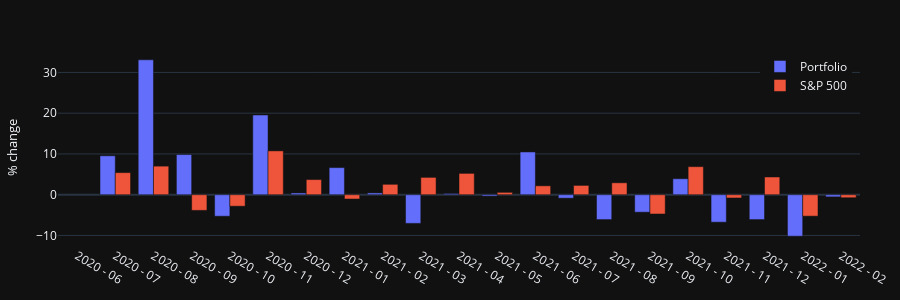

Here is the notebook cell this chart was saved with:
### Code cell
fig_growth2 = go.Figure()
fig_growth2.layout.template = CHART_THEME
fig_growth2.add_trace(go.Bar(
    x=plotlydf_growth_compare.timeperiod,
    y=plotlydf_growth_compare.ptf_growth.round(2),
    name='Portfolio'
))
fig_growth2.add_trace(go.Bar(
    x=plotlydf_growth_compare.timeperiod,
    y=plotlydf_growth_compare.sp500_growth.round(2),
    name='S&P 500',
))
fig_growth2.update_layout(barmode='group')
fig_growth2.layout.height=300
fig_growth2.update_layout(margin = dict(t=50, b=50, l=25, r=25))
fig_growth2.update_layout(
    xaxis_tickfont_size=12,
    yaxis=dict(
        title='% change',
        titlefont_size=13,
        tickfont_size=12,
        ))

fig_growth2.update_layout(legend=dict(
    yanchor="top",
    y=0.99,
    xanchor="right",
    x=0.99))
fig_growth2.show()

### Figure 1 — Plotly figure (JSON) as saved in the notebook; plotly's stock layout.template omitted (floating-point values rounded to 4 significant figures)
{"data": [{"name": "Portfolio", "type": "bar", "x": ["2020 - 06", "2020 - 07", "2020 - 08", "2020 - 09", "2020 - 10", "2020 - 11", "2020 - 12", "2021 - 01", "2021 - 02", "2021 - 03", "2021 - 04", "2021 - 05", "2021 - 06", "2021 - 07", "2021 - 08", "2021 - 09", "2021 - 10", "2021 - 11", "2021 - 12", "2022 - 01", "2022 - 02"], "y": [null, 9.55, 33.1, 9.85, -5.28, 19.55, 0.43, 6.65, 0.44, -7.04, 0.3, -0.34, 10.49, -0.85, -6.1, -4.29, 3.92, -6.74, -6.1, -10.18, -0.53]}, {"name": "S&P 500", "type": "bar", "x": ["2020 - 06", "2020 - 07", "2020 - 08", "2020 - 09", "2020 - 10", "2020 - 11", "2020 - 12", "2021 - 01", "2021 - 02", "2021 - 03", "2021 - 04", "2021 - 05", "2021 - 06", "2021 - 07", "2021 - 08", "2021 - 09", "2021 - 10", "2021 - 11", "2021 - 12", "2022 - 01", "2022 - 02"], "y": [null, 5.42, 7.01, -3.84, -2.82, 10.75, 3.71, -1.06, 2.55, 4.25, 5.23, 0.58, 2.18, 2.28, 2.92, -4.73, 6.88, -0.8, 4.35, -5.26, -0.74]}], "layout": {"barmode": "group", "height": 300, "legend": {"x": 0.99, "xanchor": "right", "y": 0.99, "yanchor": "top"}, "margin": {"b": 50, "l": 25, "r": 25, "t": 50}, "xaxis": {"tickfont": {"size": 12}}, "yaxis": {"tickfont": {"size": 12}, "title": {"font": {"size": 13}, "text": "% change"}}}}
